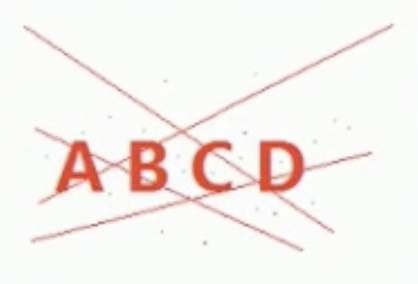
#> input picture Test/Pictures/ABCD.jpg, 418 x 284 px, given in place of the camera
$ python Camera_Detection_Test.py
#> lines starting #> are read from the running program, lines starting #| are printed output that depends on the picture
import cv2
import numpy as np

cap = cv2.VideoCapture(0)
cv2.namedWindow('Video')


def CalcBack(target, sample):
    target_hsv = cv2.cvtColor(target, cv2.COLOR_BGR2HSV)
    sample_hsv = cv2.cvtColor(sample, cv2.COLOR_BGR2HSV)

    sample_hist = cv2.calcHist([sample_hsv], [0, 1], None, [32, 48], [0, 180, 0, 256])

    cv2.normalize(sample_hist, sample_hist, 0, 255, cv2.NORM_MINMAX)
    calcBack = cv2.calcBackProject([target_hsv], [0, 1], sample_hist, [0, 180, 0, 256], 1)
    cv2.imshow('CalcBack', calcBack)
    cv2.imshow('Sample', sample)


while True:
    ret, video = cap.read()
#> video is the input picture: shape (284, 418, 3); mean B, G, R 238.2, 241.5, 246.9
    # [14 lines of commented-out code are left out]
    sample = video[50:100, 50:100]
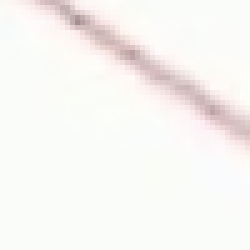
#> sample: shape (50, 50, 3) (shown 5 times larger); mean B, G, R 243.4, 245.9, 247.9
    CalcBack(video, sample)
#> in CalcBack, `target_hsv = cv2.cvtColor(target, cv2.COLOR_BGR2HSV)`: target_hsv: shape (284, 418, 3); mean H, S, V 46.5, 11.8, 248.4
#> in CalcBack, `sample_hsv = cv2.cvtColor(sample, cv2.COLOR_BGR2HSV)`: sample_hsv: shape (50, 50, 3); mean H, S, V 48.7, 6.2, 249.1
#> in CalcBack, `cv2.normalize(sample_hist, sample_hist, 0, 255, cv2.NORM_MINMAX)`: sample_hist: shape (32, 48) float32; min 0, max 255, mean 0.4
#> in CalcBack, `calcBack = cv2.calcBackProject([target_hsv], [0, 1], sample_hist, [0, ..`:
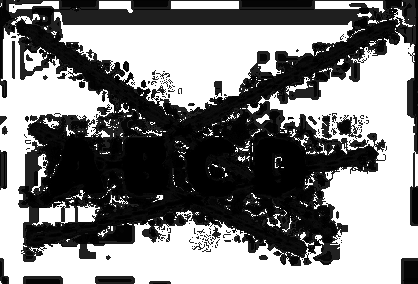
#> calcBack: shape (284, 418); min 0, max 255, mean 128
    cv2.imshow('x', video)

    c = cv2.waitKey(10)
#> (key Esc is pressed here)
    if c == 27:
        break

cap.release()
cv2.destroyAllWindows()
